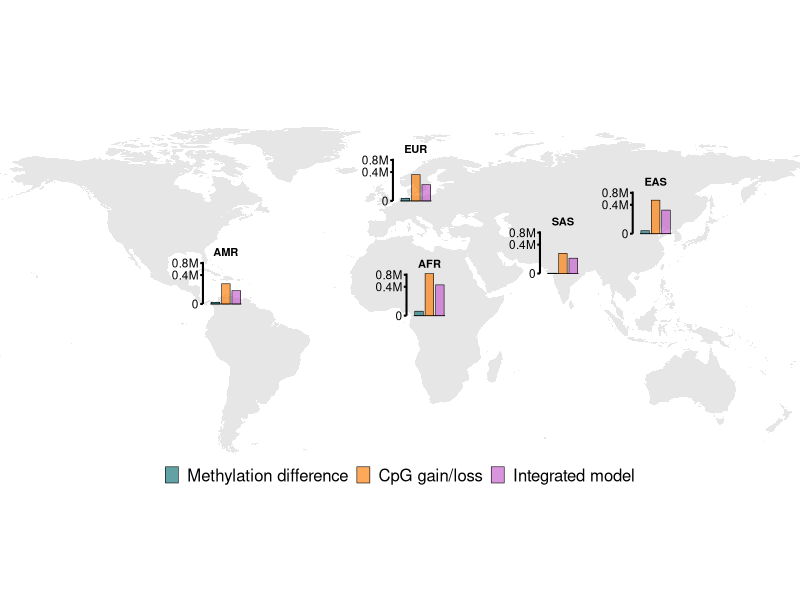

This chart was generated by the following R code:
library(ggplot2)
library(dplyr)
library(tidyr)
library(maps)
library(scales)
library(grid)

continental_df <- tibble(
  continental_group = c("AFR", "AMR", "EAS", "EUR", "SAS"),
  longitude = c(18, -72, 118, 12, 77),
  latitude  = c(3, 8, 38, 52, 21),
  
  `Methylation difference` = c(
    9515, 1334, 4448, 2857, 48
  ),
  
  `Integrated model` = c(
    454339, 85276, 266985, 128091, 112332
  ),
  
  `CpG gain/loss` = c(
    850789, 194839, 538442, 331032, 192683
  )
)

plot_df <- continental_df %>%
  pivot_longer(
    cols = c(
      `Methylation difference`,
      `CpG gain/loss`,
      `Integrated model`
    ),
    names_to = "category",
    values_to = "value"
  ) %>%
  mutate(
    category = factor(
      category,
      levels = c(
        "Methylation difference",
        "CpG gain/loss",
        "Integrated model"
      )
    )
  )

bar_height_max <- 18
bar_width      <- 3.8
bar_spacing    <- 4.6

max_transformed <- max(sqrt(plot_df$value), na.rm = TRUE)

plot_df <- plot_df %>%
  mutate(
    category_number = as.numeric(category),
    
    bar_x = longitude + (category_number - 2) * bar_spacing,
    
    xmin = bar_x - bar_width / 2,
    xmax = bar_x + bar_width / 2,
    
    ymin = latitude,
    ymax = latitude + sqrt(value) / max_transformed * bar_height_max
  )

label_df <- continental_df %>%
  mutate(
    label_y = latitude + bar_height_max + 4.2
  )

world_map <- map_data("world") %>%
  filter(region != "Antarctica")

bar_colours <- c(
  "Methylation difference" = "#0e7175",
  "CpG gain/loss"          = "#fd7901",
  "Integrated model"       = "#c35bca"
)

# -----------------------------------
# Mini y-axis for each continent
# -----------------------------------
axis_breaks <- c(0, 400000, 800000)

axis_df <- continental_df %>%
  mutate(
    axis_x = longitude - 2.2 * bar_spacing   # put axis left of 3 bars
  ) %>%
  tidyr::crossing(value = axis_breaks) %>%
  mutate(
    y = latitude + sqrt(value) / max_transformed * bar_height_max,
    label = case_when(
      value == 0 ~ "0",
      value == 200000 ~ "0.2M",
      value == 400000 ~ "0.4M",
      value == 600000 ~ "0.6M",
      value == 800000 ~ "0.8M"
    )
  )

axis_line_df <- continental_df %>%
  mutate(
    axis_x = longitude - 2.2 * bar_spacing,
    y0 = latitude,
    y1 = latitude + bar_height_max
  )

p_map <- ggplot() +
  geom_polygon(
    data = world_map,
    aes(x = long, y = lat, group = group),
    fill = "#E6E6E6",
    colour = NA
  ) +
  
  # baseline under each continent group
  geom_segment(
    data = continental_df,
    aes(
      x = longitude - 1.5 * bar_spacing,
      xend = longitude + 1.5 * bar_spacing,
      y = latitude,
      yend = latitude
    ),
    linewidth = 0.3,
    colour = "black"
  ) +
  
  # bars
  geom_rect(
    data = plot_df,
    aes(
      xmin = xmin,
      xmax = xmax,
      ymin = ymin,
      ymax = ymax,
      fill = category
    ),
    colour = "black",
    alpha = 0.65,
    linewidth = 0.2
  ) +
  
  # continent labels
  geom_text(
    data = label_df,
    aes(
      x = longitude,
      y = label_y,
      label = continental_group
    ),
    size = 2.8,
    fontface = "bold",
    colour = "black"
  ) +
  
  # local vertical axis line for each continent
  geom_segment(
    data = axis_line_df,
    aes(
      x = axis_x, xend = axis_x,
      y = y0, yend = y1
    ),
    linewidth = 0.7,
    colour = "black"
  ) +
  
  # local axis tick marks
  geom_segment(
    data = axis_df,
    aes(
      x = axis_x - 1.2,
      xend = axis_x,
      y = y,
      yend = y
    ),
    linewidth = 0.7,
    colour = "black"
  ) +
  
  # local axis labels
  geom_text(
    data = axis_df,
    aes(
      x = axis_x - 1.8,
      y = y,
      label = label
    ),
    hjust = 1,
    size = 3,
    colour = "black"
  ) +
  
  scale_fill_manual(
    values = bar_colours,
    name = NULL
  ) +
  coord_quickmap(
    xlim = c(-170, 180),
    ylim = c(-58, 88),
    expand = FALSE,
    clip = "off"
  ) +
  labs(
    x = NULL,
    y = NULL
  ) +
  guides(
    fill = guide_legend(
      nrow = 1,
      byrow = TRUE
    )
  ) +
  theme_void(base_size = 12) +
  theme(
    legend.position = "bottom",
    legend.text = element_text(
      size = 12,
      colour = "black"
    ),
    legend.key.size = unit(0.35, "cm"),
    plot.margin = margin(2, 3, 2, 3)
  )

ggsave(
  "world_map_population_specific_CpGs_1vsother_fdr_axis_each_continent.pdf",
  plot = p_map,
  width = 5.8,
  height = 3.6
)
